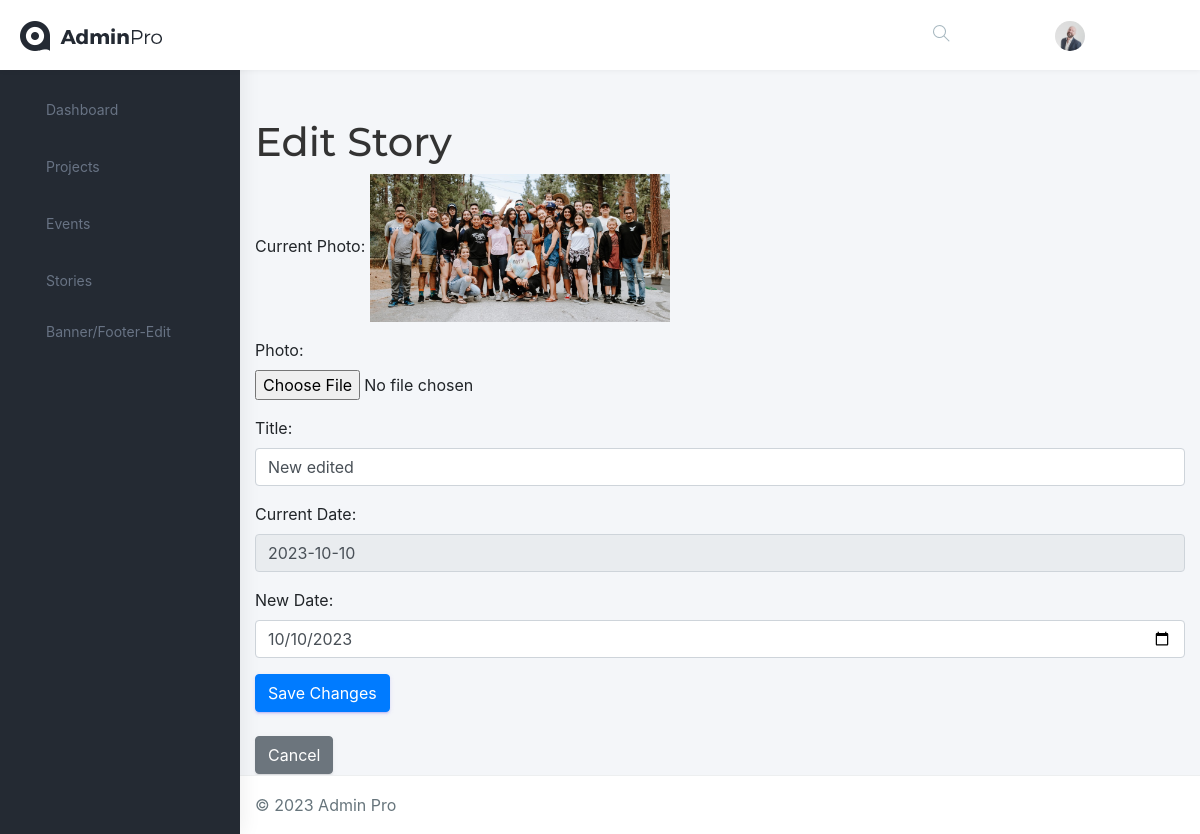
The page /story/2/edit/ on the database as committed earlier.
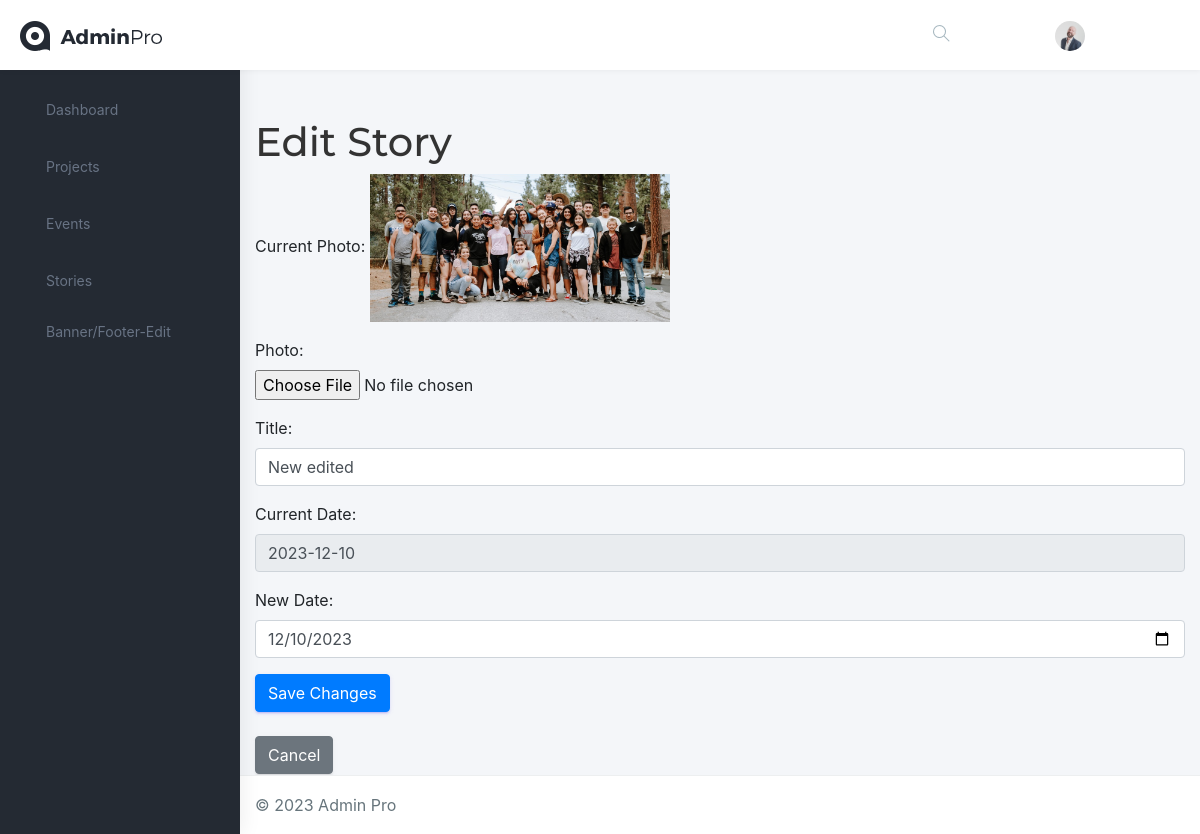
The same page on the database as committed later.
### adminapp/models.py (models this page shows)
class Story(models.Model):
    photo = models.ImageField(upload_to='story_photos/')
    title = models.CharField(max_length=100)
    date = models.DateField()
    created_at = models.DateTimeField(auto_now_add=True)

### adminapp/views.py (the view, shortened to what this page needs)
# urls.py: path('story/<int:pk>/edit/', story_edit, name='story_edit'),
def story_edit(request, pk):
    story = get_object_or_404(Story, pk=pk)
    return render(request, 'events/edit_story.html', {'story': story})

### templates/events/edit_story.html (shortened to what this page needs)
{% extends 'base.html' %}
{% block content %}
<!DOCTYPE html>
<html lang="en">
<head>
    <link rel="stylesheet" href="https://stackpath.bootstrapcdn.com/bootstrap/4.3.1/css/bootstrap.min.css">
</head>
<body>
    <div class="container mt-5">
        <h1>Edit Story</h1>
        <form method="post" enctype="multipart/form-data">
            <div class="form-group" id="currentPhotoContainer">
                {% if story.photo %}
                    <label>Current Photo:</label>
                    <img src="{{ story.photo.url }}" alt="Current Story Photo" style="max-width: 300px;">
                {% endif %}
            </div>
            <div class="form-group">
                <label for="photo">Photo:</label>
                <input type="file" class="form-control-file" name="photo" id="photo" accept="image/*" value="{{ story.photo }}">
            </div>
            <div class="form-group">
                <label for="title">Title:</label>
                <input type="text" class="form-control" name="title" id="title" value="{{ story.title }}">
            </div>
             <div class="form-group" id="currentDateContainer">
                {% if story.date %}
                    <label>Current Date:</label>
                    <input type="text" class="form-control" value="{{ story.date|date:'Y-m-d' }}" readonly>
                    {% endif %}
            </div>
            <div class="form-group">
                <label for="date">New Date:</label>
                <input type="date" class="form-control" name="date" id="date" value="{{ story.date|date:'Y-m-d' }}" title="Enter a date in the format YYYY-MM-DD">
            </div>
            <button type="submit" class="btn btn-primary">Save Changes</button>
        </form>
        <br>
        <a href="{% url 'index' %}" class="btn btn-secondary">Cancel</a>
    </div>
</body>
</html>
{% endblock %}

Rows that differ between the two databases and show on the page:
changed Story "New edited": date "2023-10-10" → "2023-12-10"; date "10/10/2023" → "12/10/2023"
